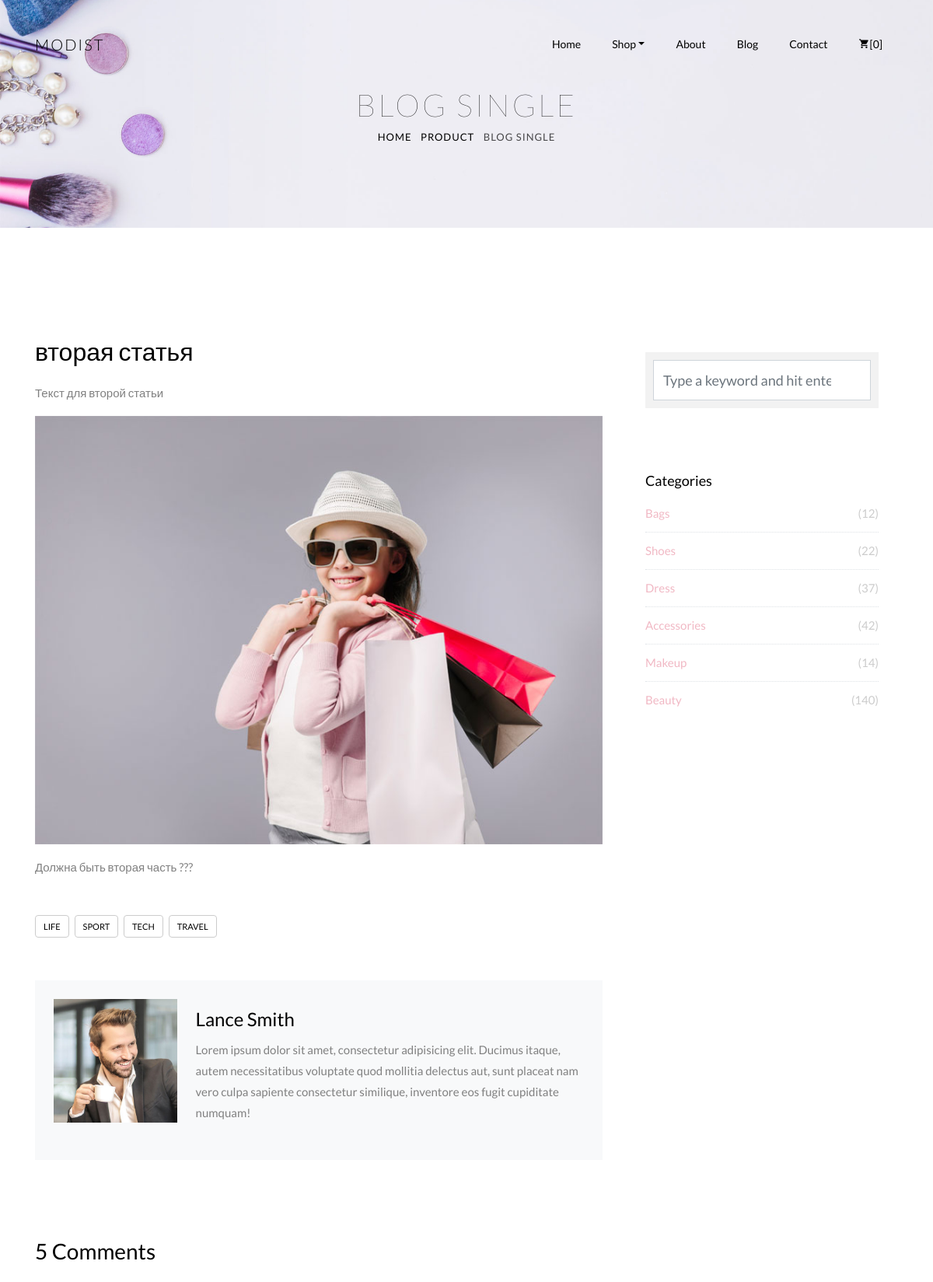
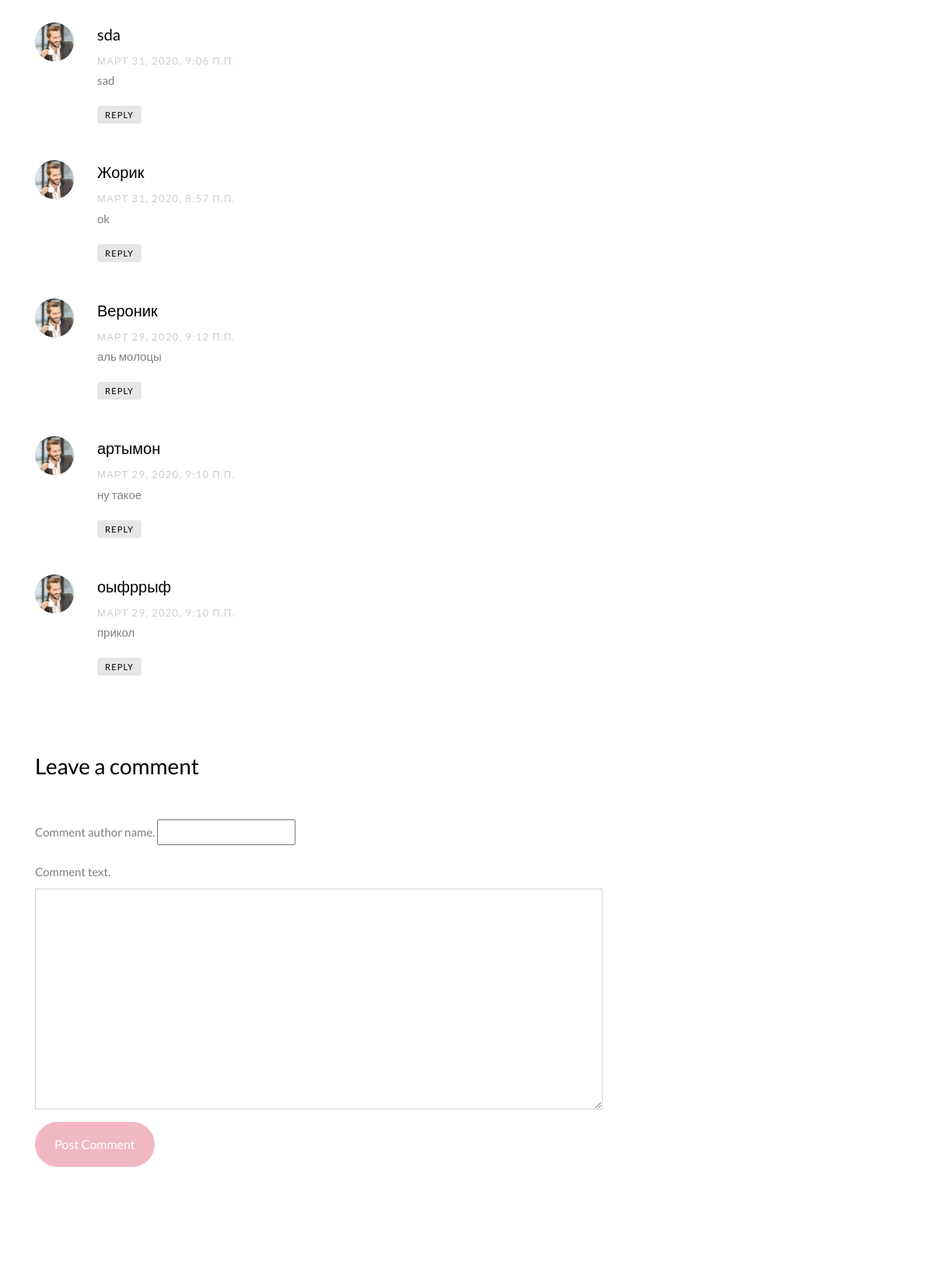
The app's page /blog/blogsingle/7/ (upper part) with its own data (2 pictures, top to bottom).
### blog/models.py (models this page shows, shortened)
class Article(models.Model):
    def path_uploa(self, filename):
        return os.path.join("articles", strftime("%Y/%m"), self.name.replace(" ", "_"), filename)
    name = models.CharField(max_length=100, verbose_name="Article name.")
    description = models.TextField(verbose_name="Article text.")
    author = models.CharField(max_length=20, verbose_name="Author name.")
    image = models.ImageField(upload_to=path_uploa, verbose_name="Article image.")
    add_time = models.DateTimeField(auto_now_add=True, verbose_name="Post time.")
    is_active = models.BooleanField(default=True, verbose_name="Active article.")
    class Meta:
        db_table = "articles"
        verbose_name = "Article for blog"
        verbose_name_plural = "Articles for blog"

class Comment(models.Model):
    comment_article = models.ForeignKey(Article, on_delete=models.CASCADE, related_name="comment")
    comment_author = models.CharField(max_length=20, verbose_name="Comment author name.")
    comment_text = models.CharField(max_length=255, verbose_name="Comment text.")
    add_time = models.DateTimeField(auto_now_add=True, verbose_name="Comment post time.")
    class Meta:
        db_table = "articles_comments"
        verbose_name = "Comment for article"
        verbose_name_plural = "Comments for article"

### blog/views.py (the view, shortened to what this page needs)
# urls.py: path("blogsingle/<int:article_id>/", blog.blog_single, name="blogsingle"),
def blog_single(request, article_id):
    blogpost = Article.objects.get(id=article_id)
    blogrecent = Article.objects.all().order_by('-add_time')[:3]
    last_comment = blogpost.comment.all().order_by('-id')[:10]
    comment_form = CommentForm(initial={
        "comment_article": blogpost
        }
    )
    context = {
        "blogsingle": blogpost,
        "blogrecent": blogrecent,
        "last_comment": last_comment,
        "comment_form": comment_form
    }
    return render(request, "blog-single.html", context)

### blog/forms.py (shortened to what this page needs)
class CommentForm(forms.ModelForm):
    class Meta:
        model = models.Comment
        fields = "__all__"
        exclude = ["add_time"]
        widgets = {
            "comment_article": forms.HiddenInput(),
            "comment_text": forms.Textarea(
                attrs={
                    "id": "message",
                    "class": "form-control"
                }
            )
        }

### e_shop/templatetags/tags.py (called while the page is built)
@register.simple_tag
def media(value):
    return settings.MEDIA_URL + value.name

@register.filter
def add_comment(value):
    return str(value) + " ""Comments"

### blog/templates/blog-single.html (shortened to what this page needs)
{% extends "base.html" %}
{% load static tags %}
{% block blogsingle %}
		<div class="hero-wrap hero-bread" style="background-image: url({% static 'e_shop/img/bg_6.jpg' %});">
      <div class="container">
        <div class="row `no-gutters slider-text align-items-center justify-content-center">
          <div class="col-md-9 ftco-animate text-center">
            <h1 class="mb-0 bread">Blog Single</h1>
            <p class="breadcrumbs"><span class="mr-2"><a href="{% url 'home' %}">Home</a></span> <span class="mr-2"><a href="index.html">Product</a></span> <span>Blog Single</span></p>
          </div>
        </div>
      </div>
    </div>
{% include "blog_modules/bs-article.html" %}
            <div class="about-author d-flex p-4 bg-light">
              <div class="bio align-self-md-center mr-4">
                <img src="{% static 'e_shop/img/person_1.jpg' %}" alt="Image placeholder" class="img-fluid mb-4">
              </div>
              <div class="desc align-self-md-center">
                <h3>Lance Smith</h3>
                <p>Lorem ipsum dolor sit amet, consectetur adipisicing elit. Ducimus itaque, autem necessitatibus voluptate quod mollitia delectus aut, sunt placeat nam vero culpa sapiente consectetur similique, inventore eos fugit cupiditate numquam!</p>
              </div>
            </div>
{% include "blog_modules/bs-leave-a-comments.html"%}
{% include "blog_modules/bs-categoryes.html" %}
          </div>
        </div>
      </div>
    </section>
{% endblock %}

### blog/templates/blog_modules/bs-article.html
{% load static tags %}
    <section class="ftco-section ftco-degree-bg">
      <div class="container">
        <div class="row">
          <div class="col-lg-8 ftco-animate">
            <h2 class="mb-3">{{ blogsingle.name }}</h2>
            <p>{{ blogsingle.description }}</p>
            <p>
              <img src="{% media blogsingle.image %}" alt="" class="img-fluid">
            </p>
            <p>Должна быть вторая часть ???</p>
            <div class="tag-widget post-tag-container mb-5 mt-5">
              <div class="tagcloud">
                <a href="#" class="tag-cloud-link">Life</a>
                <a href="#" class="tag-cloud-link">Sport</a>
                <a href="#" class="tag-cloud-link">Tech</a>
                <a href="#" class="tag-cloud-link">Travel</a>
              </div>
            </div>

### blog/templates/blog_modules/bs-commentslist.html
{% load static tags %}
<div class="pt-5 mt-5">
    <h3 class="mb-5">{{ blogsingle.comment.count|add_comment }}</h3>
        <ul class="comment-list">
            {% for last in last_comment %}
            <li class="comment">
                <div class="vcard bio">
                    <img src="{% static 'e_shop/img/person_1.jpg' %}" alt="Image placeholder">
                </div>
                <div class="comment-body">
                    <h3>{{ last.comment_author }}</h3>
                    <div class="meta">{{ last.add_time }}</div>
                    <p>{{ last.comment_text }}</p>
                    <p><a href="#" class="reply">Reply</a></p>
                </div>
            </li>
            {% endfor %}
        </ul>

### records on screen
Article: name "вторая статья", description "Текст для второй статьи", image (picture), comment.count|add_comment "5 Comments"
Comment: comment_author "sda", add_time "МАРТ 31, 2020, 9:06 П.П.", comment_text "sad"
Comment: comment_author "Жорик", add_time "МАРТ 31, 2020, 8:57 П.П.", comment_text "ok"
Comment: comment_author "Вероник", add_time "МАРТ 29, 2020, 9:12 П.П.", comment_text "аль молоцы"
Comment: comment_author "артымон", add_time "МАРТ 29, 2020, 9:10 П.П.", comment_text "ну такое"
Comment: comment_author "оыфррыф", add_time "МАРТ 29, 2020, 9:10 П.П.", comment_text "прикол"

### other values on screen
{{ comment_form.comment_author.label }} "Comment author name."
{{ comment_form.comment_text.label }} "Comment text."
